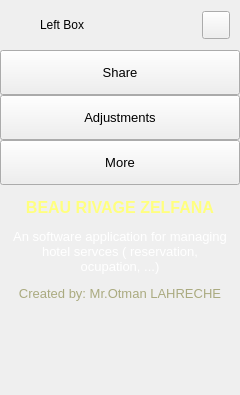
        <widget class="QFrame" name="extraLeftBox">
         <property name="minimumSize">
          <size>
           <width>0</width>
           <height>0</height>
          </size>
         </property>
         <property name="maximumSize">
          <size>
           <width>0</width>
           <height>16777215</height>
          </size>
         </property>
         <property name="frameShape">
          <enum>QFrame::NoFrame</enum>
         </property>
         <property name="frameShadow">
          <enum>QFrame::Raised</enum>
         </property>
         <layout class="QVBoxLayout" name="extraColumLayout">
          <property name="spacing">
           <number>0</number>
          </property>
          <property name="leftMargin">
           <number>0</number>
          </property>
          <property name="topMargin">
           <number>0</number>
          </property>
          <property name="rightMargin">
           <number>0</number>
          </property>
          <property name="bottomMargin">
           <number>0</number>
          </property>
          <item>
           <widget class="QFrame" name="extraTopBg">
            <property name="minimumSize">
             <size>
              <width>0</width>
              <height>50</height>
             </size>
            </property>
            <property name="maximumSize">
             <size>
              <width>16777215</width>
              <height>50</height>
             </size>
            </property>
            <property name="frameShape">
             <enum>QFrame::NoFrame</enum>
            </property>
            <property name="frameShadow">
             <enum>QFrame::Raised</enum>
            </property>
            <layout class="QVBoxLayout" name="verticalLayout_5">
             <property name="spacing">
              <number>0</number>
             </property>
             <property name="leftMargin">
              <number>0</number>
             </property>
             <property name="topMargin">
              <number>0</number>
             </property>
             <property name="rightMargin">
              <number>0</number>
             </property>
             <property name="bottomMargin">
              <number>0</number>
             </property>
             <item>
              <layout class="QGridLayout" name="extraTopLayout">
               <property name="leftMargin">
                <number>10</number>
               </property>
               <property name="rightMargin">
                <number>10</number>
               </property>
               <property name="horizontalSpacing">
                <number>10</number>
               </property>
               <property name="verticalSpacing">
                <number>0</number>
               </property>
               <item row="0" column="0">
                <widget class="QFrame" name="extraIcon">
                 <property name="minimumSize">
                  <size>
                   <width>20</width>
                   <height>0</height>
                  </size>
                 </property>
                 <property name="maximumSize">
                  <size>
                   <width>20</width>
                   <height>20</height>
                  </size>
                 </property>
                 <property name="frameShape">
                  <enum>QFrame::NoFrame</enum>
                 </property>
                 <property name="frameShadow">
                  <enum>QFrame::Raised</enum>
                 </property>
                </widget>
               </item>
               <item row="0" column="1">
                <widget class="QLabel" name="extraLabel">
                 <property name="minimumSize">
                  <size>
                   <width>150</width>
                   <height>0</height>
                  </size>
                 </property>
                 <property name="text">
                  <string>Left Box</string>
                 </property>
                </widget>
               </item>
               <item row="0" column="2">
                <widget class="QPushButton" name="extraCloseColumnBtn">
                 <property name="minimumSize">
                  <size>
                   <width>28</width>
                   <height>28</height>
                  </size>
                 </property>
                 <property name="maximumSize">
                  <size>
                   <width>28</width>
                   <height>28</height>
                  </size>
                 </property>
                 <property name="cursor">
                  <cursorShape>PointingHandCursor</cursorShape>
                 </property>
                 <property name="toolTip">
                  <string>Close left box</string>
                 </property>
                 <property name="text">
                  <string/>
                 </property>
                 <property name="icon">
                  <iconset>
                   <normaloff>:/icons/images/icons/icon_close.png</normaloff>:/icons/images/icons/icon_close.png</iconset>
                 </property>
                 <property name="iconSize">
                  <size>
                   <width>20</width>
                   <height>20</height>
                  </size>
                 </property>
                </widget>
               </item>
              </layout>
             </item>
            </layout>
           </widget>
          </item>
          <item>
           <widget class="QFrame" name="extraContent">
            <property name="frameShape">
             <enum>QFrame::NoFrame</enum>
            </property>
            <property name="frameShadow">
             <enum>QFrame::Raised</enum>
            </property>
            <layout class="QVBoxLayout" name="verticalLayout_12">
             <property name="spacing">
              <number>0</number>
             </property>
             <property name="leftMargin">
              <number>0</number>
             </property>
             <property name="topMargin">
              <number>0</number>
             </property>
             <property name="rightMargin">
              <number>0</number>
             </property>
             <property name="bottomMargin">
              <number>0</number>
             </property>
             <item alignment="Qt::AlignTop">
              <widget class="QFrame" name="extraTopMenu">
               <property name="frameShape">
                <enum>QFrame::NoFrame</enum>
               </property>
               <property name="frameShadow">
                <enum>QFrame::Raised</enum>
               </property>
               <layout class="QVBoxLayout" name="verticalLayout_11">
                <property name="spacing">
                 <number>0</number>
                </property>
                <property name="leftMargin">
                 <number>0</number>
                </property>
                <property name="topMargin">
                 <number>0</number>
                </property>
                <property name="rightMargin">
                 <number>0</number>
                </property>
                <property name="bottomMargin">
                 <number>0</number>
                </property>
                <item>
                 <widget class="QPushButton" name="btn_share">
                  <property name="sizePolicy">
                   <sizepolicy hsizetype="Expanding" vsizetype="Fixed">
                    <horstretch>0</horstretch>
                    <verstretch>0</verstretch>
                   </sizepolicy>
                  </property>
                  <property name="minimumSize">
                   <size>
                    <width>0</width>
                    <height>45</height>
                   </size>
                  </property>
                  <property name="font">
                   <font>
                    <family>Segoe UI</family>
                    <pointsize>10</pointsize>
                    <weight>50</weight>
                    <italic>false</italic>
                    <bold>false</bold>
                   </font>
                  </property>
                  <property name="cursor">
                   <cursorShape>PointingHandCursor</cursorShape>
                  </property>
                  <property name="layoutDirection">
                   <enum>Qt::LeftToRight</enum>
                  </property>
                  <property name="styleSheet">
                   <string notr="true">background-image: url(:/icons/images/icons/cil-share-boxed.png);</string>
                  </property>
                  <property name="text">
                   <string>Share</string>
                  </property>
                 </widget>
                </item>
                <item>
                 <widget class="QPushButton" name="btn_adjustments">
                  <property name="sizePolicy">
                   <sizepolicy hsizetype="Expanding" vsizetype="Fixed">
                    <horstretch>0</horstretch>
                    <verstretch>0</verstretch>
                   </sizepolicy>
                  </property>
                  <property name="minimumSize">
                   <size>
                    <width>0</width>
                    <height>45</height>
                   </size>
                  </property>
                  <property name="font">
                   <font>
                    <family>Segoe UI</family>
                    <pointsize>10</pointsize>
                    <weight>50</weight>
                    <italic>false</italic>
                    <bold>false</bold>
                   </font>
                  </property>
                  <property name="cursor">
                   <cursorShape>PointingHandCursor</cursorShape>
                  </property>
                  <property name="layoutDirection">
                   <enum>Qt::LeftToRight</enum>
                  </property>
                  <property name="styleSheet">
                   <string notr="true">background-image: url(:/icons/images/icons/cil-equalizer.png);</string>
                  </property>
                  <property name="text">
                   <string>Adjustments</string>
                  </property>
                 </widget>
                </item>
                <item>
                 <widget class="QPushButton" name="btn_more">
                  <property name="sizePolicy">
                   <sizepolicy hsizetype="Expanding" vsizetype="Fixed">
                    <horstretch>0</horstretch>
                    <verstretch>0</verstretch>
                   </sizepolicy>
                  </property>
                  <property name="minimumSize">
                   <size>
                    <width>0</width>
                    <height>45</height>
                   </size>
                  </property>
                  <property name="font">
                   <font>
                    <family>Segoe UI</family>
                    <pointsize>10</pointsize>
                    <weight>50</weight>
                    <italic>false</italic>
                    <bold>false</bold>
                   </font>
                  </property>
                  <property name="cursor">
                   <cursorShape>PointingHandCursor</cursorShape>
                  </property>
                  <property name="layoutDirection">
                   <enum>Qt::LeftToRight</enum>
                  </property>
                  <property name="styleSheet">
                   <string notr="true">background-image: url(:/icons/images/icons/cil-layers.png);</string>
                  </property>
                  <property name="text">
                   <string>More</string>
                  </property>
                 </widget>
                </item>
               </layout>
              </widget>
             </item>
             <item>
              <widget class="QFrame" name="extraCenter">
               <property name="frameShape">
                <enum>QFrame::NoFrame</enum>
               </property>
               <property name="frameShadow">
                <enum>QFrame::Raised</enum>
               </property>
               <layout class="QVBoxLayout" name="verticalLayout_10">
                <item>
                 <widget class="QTextEdit" name="textEdit">
                  <property name="minimumSize">
                   <size>
                    <width>222</width>
                    <height>0</height>
                   </size>
                  </property>
                  <property name="styleSheet">
                   <string notr="true">background: transparent;</string>
                  </property>
                  <property name="frameShape">
                   <enum>QFrame::NoFrame</enum>
                  </property>
                  <property name="readOnly">
                   <bool>true</bool>
                  </property>
                  <property name="html">
                   <string>&lt;!DOCTYPE HTML PUBLIC &quot;-//W3C//DTD HTML 4.0//EN&quot; &quot;http://www.w3.org/TR/REC-html40/strict.dtd&quot;&gt;
&lt;html&gt;&lt;head&gt;&lt;meta name=&quot;qrichtext&quot; content=&quot;1&quot; /&gt;&lt;style type=&quot;text/css&quot;&gt;
p, li { white-space: pre-wrap; }
&lt;/style&gt;&lt;/head&gt;&lt;body style=&quot; font-family:'Segoe UI'; font-size:10pt; font-weight:400; font-style:normal;&quot;&gt;
&lt;p align=&quot;center&quot; style=&quot; margin-top:12px; margin-bottom:12px; margin-left:0px; margin-right:0px; -qt-block-indent:0; text-indent:0px;&quot;&gt;&lt;span style=&quot; font-size:12pt; font-weight:600; color:#ffff7f;&quot;&gt;BEAU RIVAGE ZELFANA&lt;/span&gt;&lt;/p&gt;
&lt;p align=&quot;center&quot; style=&quot; margin-top:12px; margin-bottom:12px; margin-left:0px; margin-right:0px; -qt-block-indent:0; text-indent:0px;&quot;&gt;&lt;span style=&quot; color:#ffffff;&quot;&gt;An software application for managing hotel servces ( reservation, ocupation, ...)&lt;/span&gt;&lt;/p&gt;
&lt;p align=&quot;center&quot; style=&quot; margin-top:12px; margin-bottom:12px; margin-left:0px; margin-right:0px; -qt-block-indent:0; text-indent:0px;&quot;&gt;&lt;span style=&quot; color:#aaaa7f;&quot;&gt;Created by: Mr.Otman LAHRECHE&lt;/span&gt;&lt;/p&gt;
&lt;p align=&quot;center&quot; style=&quot;-qt-paragraph-type:empty; margin-top:12px; margin-bottom:12px; margin-left:0px; margin-right:0px; -qt-block-indent:0; text-indent:0px;&quot;&gt;&lt;br /&gt;&lt;/p&gt;&lt;/body&gt;&lt;/html&gt;</string>
                  </property>
                 </widget>
                </item>
               </layout>
              </widget>
             </item>
             <item>
              <widget class="QFrame" name="extraBottom">
               <property name="frameShape">
                <enum>QFrame::NoFrame</enum>
               </property>
               <property name="frameShadow">
                <enum>QFrame::Raised</enum>
               </property>
              </widget>
             </item>
            </layout>
           </widget>
          </item>
         </layout>
        </widget>
